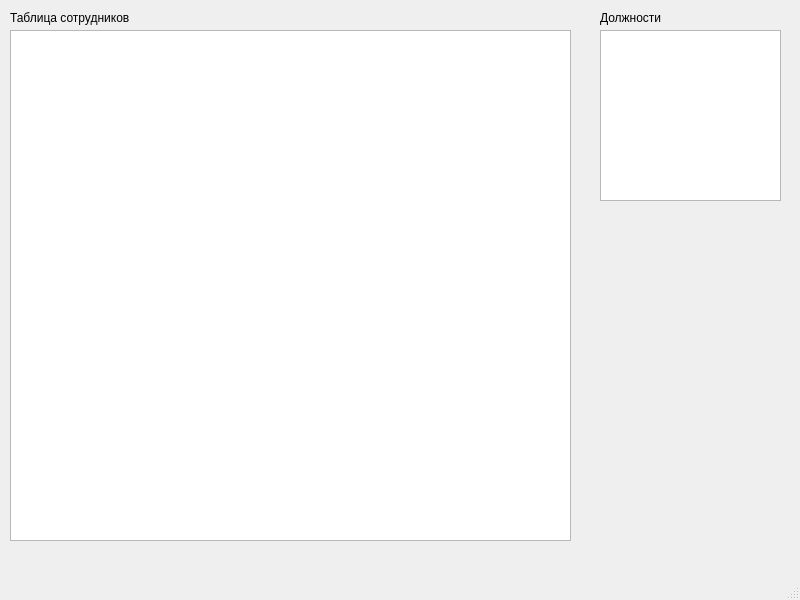
<?xml version="1.0" encoding="UTF-8"?>
<ui version="4.0">
 <class>MainWindow</class>
 <widget class="QMainWindow" name="MainWindow">
  <property name="geometry">
   <rect>
    <x>0</x>
    <y>0</y>
    <width>800</width>
    <height>600</height>
   </rect>
  </property>
  <property name="windowTitle">
   <string>MainWindow</string>
  </property>
  <widget class="QWidget" name="centralwidget">
   <widget class="QTableView" name="tableView">
    <property name="geometry">
     <rect>
      <x>10</x>
      <y>30</y>
      <width>561</width>
      <height>511</height>
     </rect>
    </property>
   </widget>
   <widget class="QTableView" name="tableViewPosition">
    <property name="geometry">
     <rect>
      <x>600</x>
      <y>30</y>
      <width>181</width>
      <height>171</height>
     </rect>
    </property>
   </widget>
   <widget class="QLabel" name="label">
    <property name="geometry">
     <rect>
      <x>600</x>
      <y>10</y>
      <width>81</width>
      <height>16</height>
     </rect>
    </property>
    <property name="text">
     <string>Должности</string>
    </property>
   </widget>
   <widget class="QLabel" name="label_2">
    <property name="geometry">
     <rect>
      <x>10</x>
      <y>10</y>
      <width>151</width>
      <height>16</height>
     </rect>
    </property>
    <property name="text">
     <string>Таблица сотрудников</string>
    </property>
   </widget>
  </widget>
  <widget class="QMenuBar" name="menubar">
   <property name="geometry">
    <rect>
     <x>0</x>
     <y>0</y>
     <width>800</width>
     <height>20</height>
    </rect>
   </property>
  </widget>
  <widget class="QStatusBar" name="statusbar"/>
 </widget>
 <resources/>
 <connections/>
</ui>
